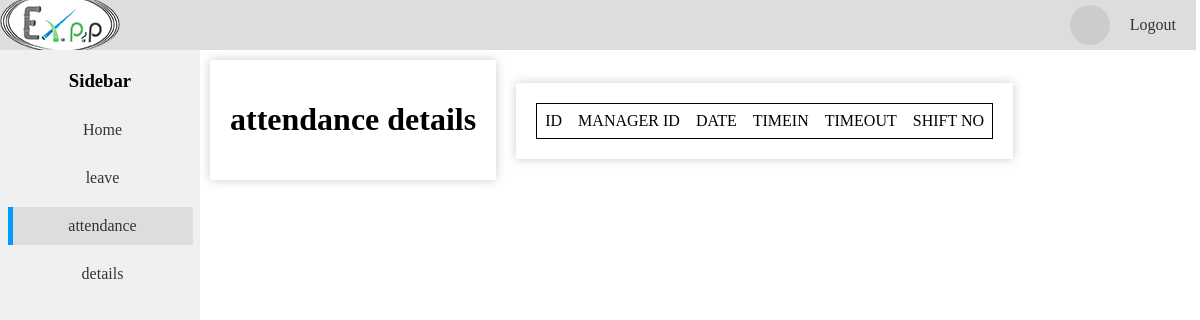
Page /managerattendance.php (signed in) on the earlier database version.
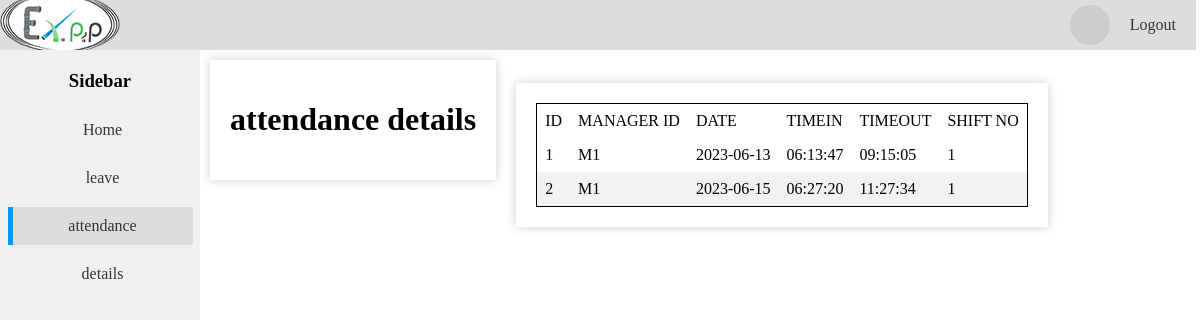
Same page on the later database version.
### tables this page shows
CREATE TABLE `attendance` (
  `attendanceID` int(11) NOT NULL,
  `employeeID` int(11) DEFAULT NULL,
  `managerID` varchar(255) DEFAULT NULL,
  `logdate` date NOT NULL,
  `timein` time NOT NULL,
  `timeout` time DEFAULT NULL,
  `shifttype` varchar(15) NOT NULL
);

### managerattendance.php (the view, shortened to what this page needs)
<!DOCTYPE html>
<html>
<head>
</head>
<body>
<div class="page-container">
  <?php include 'header.php'; ?>
  <div class="content-container">
  <div class="sidebar">
    <h3>Sidebar</h3>
    <a href="managerdashboard.php">Home</a>
    <a href="managerleave.php">leave</a>
    <a class="active"href="managerattendance.php">attendance</a>
    <a href="managerdetails.php">details</a>
  </div>
<div class="rightofsidebar">
<div class="container">
   <h1>attendance details</h1>
</div>
<div class="container">
    <div class="employee-info">
        <table>
            <thead>
                <tr>
                    <td>ID</td>
                    <td>MANAGER ID</td>
                    <td>DATE</td>
                    <td>TIMEIN</td>
                    <td>TIMEOUT</td>
                    <td>SHIFT NO</td>
                </tr>
            </thead>
            <tbody>
                <?php
                require_once "connection.php";
                $userID = $_SESSION["user_type"];
                $sql = "SELECT * FROM attendance WHERE managerID = '$userID' AND MONTH(logdate) = MONTH(CURDATE())";
                $query = $conn->query($sql);
                while($row = $query->fetch_assoc()){
                    $today = ($row['logdate'] == date('Y-m-d')) ? 'today' : '';
                    echo "<tr class='$today'>";
                    echo "<td>" . $row['attendanceID'] . "</td>";
                    echo "<td>" . $row['managerID'] . "</td>";
                    echo "<td>" . $row['logdate'] . "</td>";
                    echo "<td>" . $row['timein'] . "</td>";
                    echo "<td>" . $row['timeout'] . "</td>";
                    echo "<td>" . $row['shifttype'] . "</td>";
                    echo "</tr>";
                }
                ?>
            </tbody>
        </table>
    </div>
</div>
</div>
</div>
</div>
</body>
</html>

Differences in the rows shown:
added attendance: attendanceID "1", managerID "M1", logdate "2023-06-13", timein "06:13:47", timeout "09:15:05", shifttype "1"
added attendance: attendanceID "2", managerID "M1", logdate "2023-06-15", timein "06:27:20", timeout "11:27:34", shifttype "1"
